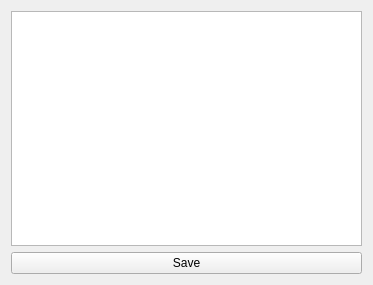
<?xml version="1.0" encoding="UTF-8"?>
<ui version="4.0">
 <class>windowTable</class>
 <widget class="QWidget" name="windowTable">
  <property name="geometry">
   <rect>
    <x>0</x>
    <y>0</y>
    <width>373</width>
    <height>285</height>
   </rect>
  </property>
  <property name="windowTitle">
   <string>Custom Matrix</string>
  </property>
  <layout class="QGridLayout" name="gridLayout">
   <item row="1" column="0">
    <widget class="QPushButton" name="save">
     <property name="text">
      <string>Save</string>
     </property>
    </widget>
   </item>
   <item row="0" column="0">
    <widget class="QTableWidget" name="custom_Matrix">
     <property name="toolTip">
      <string>&lt;html&gt;&lt;head/&gt;&lt;body&gt;&lt;p&gt;Here you have to input your custom reaction matrix. How this matrix should look like &lt;/p&gt;&lt;p&gt;and how there from the reaction equation will be explained through the following example:&lt;/p&gt;&lt;p&gt;&lt;img src=&quot;:/custom/pictures/reaction example.png&quot;/&gt;&lt;/p&gt;&lt;p&gt;In this reaction there are three species which decay/develop at different rates &lt;span style=&quot; font-style:italic;&quot;&gt;k&lt;/span&gt;&lt;span style=&quot; font-style:italic; vertical-align:sub;&quot;&gt;i&lt;/span&gt;&lt;span style=&quot; font-style:italic;&quot;&gt;. &lt;/span&gt;&lt;/p&gt;&lt;p&gt;There is an equalibrium between species A &amp;amp; B and species A decays into two species, A &amp;amp; C.&lt;/p&gt;&lt;p&gt;The resulting 3x3 reaction matrix for this example would look like this:&lt;/p&gt;&lt;p&gt;&lt;img src=&quot;:/custom/pictures/matrix example.png&quot;/&gt;&lt;/p&gt;&lt;p&gt;The position highlighted in red describes the decay of species A. &lt;/p&gt;&lt;p&gt;The reaction equation shows that decays with k&lt;span style=&quot; vertical-align:sub;&quot;&gt;1&lt;/span&gt; to species B and with k&lt;span style=&quot; vertical-align:sub;&quot;&gt;5&lt;/span&gt; to species C, therefore&lt;/p&gt;&lt;p&gt;the negative sum of the two reaction rate constants describes the decay of species A.&lt;/p&gt;&lt;p&gt;The position highlighted in blue shows the dependence of species B from species C. Since there&lt;/p&gt;&lt;p&gt;is no reaction from species C back to species B the value is 0.&lt;/p&gt;&lt;p&gt;Every other position in this matrix is filled in the same way.&lt;/p&gt;&lt;p&gt;&lt;br/&gt;&lt;/p&gt;&lt;p&gt;This program transforms the lifetimes automatically into the corresponding reaction rates so the input in each&lt;/p&gt;&lt;p&gt;field in this table should be the guessed lifetime. &lt;/p&gt;&lt;p&gt;&lt;br/&gt;&lt;/p&gt;&lt;/body&gt;&lt;/html&gt;</string>
     </property>
     <property name="rowCount">
      <number>0</number>
     </property>
     <property name="columnCount">
      <number>0</number>
     </property>
     <attribute name="horizontalHeaderVisible">
      <bool>false</bool>
     </attribute>
     <attribute name="horizontalHeaderHighlightSections">
      <bool>false</bool>
     </attribute>
     <attribute name="verticalHeaderVisible">
      <bool>false</bool>
     </attribute>
     <attribute name="verticalHeaderHighlightSections">
      <bool>false</bool>
     </attribute>
    </widget>
   </item>
  </layout>
 </widget>
 <resources>
  <include location="UI_Images.qrc"/>
 </resources>
 <connections/>
</ui>
